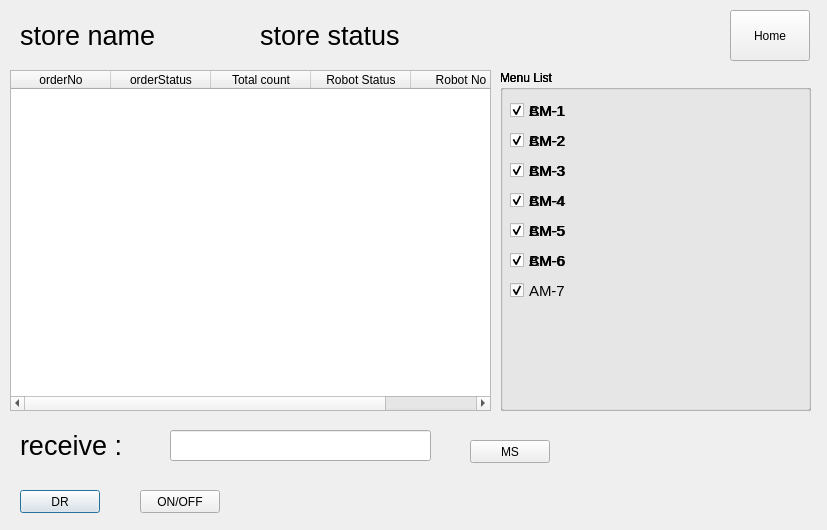
<?xml version="1.0" encoding="UTF-8"?>
<ui version="4.0">
 <class>Dialog</class>
 <widget class="QDialog" name="Dialog">
  <property name="geometry">
   <rect>
    <x>0</x>
    <y>0</y>
    <width>827</width>
    <height>530</height>
   </rect>
  </property>
  <property name="windowTitle">
   <string>Dialog</string>
  </property>
  <widget class="QPushButton" name="DRbtn">
   <property name="geometry">
    <rect>
     <x>20</x>
     <y>490</y>
     <width>80</width>
     <height>23</height>
    </rect>
   </property>
   <property name="text">
    <string>DR</string>
   </property>
  </widget>
  <widget class="QPushButton" name="MSbtn">
   <property name="geometry">
    <rect>
     <x>470</x>
     <y>440</y>
     <width>80</width>
     <height>23</height>
    </rect>
   </property>
   <property name="text">
    <string>MS</string>
   </property>
  </widget>
  <widget class="QPushButton" name="SSbtn">
   <property name="geometry">
    <rect>
     <x>140</x>
     <y>490</y>
     <width>80</width>
     <height>23</height>
    </rect>
   </property>
   <property name="text">
    <string>ON/OFF</string>
   </property>
  </widget>
  <widget class="QLabel" name="label">
   <property name="geometry">
    <rect>
     <x>20</x>
     <y>430</y>
     <width>131</width>
     <height>31</height>
    </rect>
   </property>
   <property name="font">
    <font>
     <pointsize>20</pointsize>
    </font>
   </property>
   <property name="text">
    <string>receive :</string>
   </property>
  </widget>
  <widget class="QLineEdit" name="lineEdit">
   <property name="geometry">
    <rect>
     <x>170</x>
     <y>430</y>
     <width>261</width>
     <height>31</height>
    </rect>
   </property>
   <property name="font">
    <font>
     <pointsize>12</pointsize>
    </font>
   </property>
  </widget>
  <widget class="QPushButton" name="homeBtn">
   <property name="geometry">
    <rect>
     <x>730</x>
     <y>10</y>
     <width>80</width>
     <height>51</height>
    </rect>
   </property>
   <property name="text">
    <string>Home</string>
   </property>
  </widget>
  <widget class="QLabel" name="nameLabel">
   <property name="geometry">
    <rect>
     <x>20</x>
     <y>20</y>
     <width>231</width>
     <height>31</height>
    </rect>
   </property>
   <property name="font">
    <font>
     <pointsize>20</pointsize>
    </font>
   </property>
   <property name="text">
    <string>store name</string>
   </property>
  </widget>
  <widget class="QTableWidget" name="tableWidget">
   <property name="geometry">
    <rect>
     <x>10</x>
     <y>70</y>
     <width>481</width>
     <height>341</height>
    </rect>
   </property>
   <column>
    <property name="text">
     <string>orderNo</string>
    </property>
   </column>
   <column>
    <property name="text">
     <string>orderStatus</string>
    </property>
   </column>
   <column>
    <property name="text">
     <string>Total count</string>
    </property>
   </column>
   <column>
    <property name="text">
     <string>Robot Status</string>
    </property>
   </column>
   <column>
    <property name="text">
     <string>Robot No</string>
    </property>
   </column>
  </widget>
  <widget class="QGroupBox" name="menuListGB1">
   <property name="geometry">
    <rect>
     <x>500</x>
     <y>70</y>
     <width>311</width>
     <height>341</height>
    </rect>
   </property>
   <property name="title">
    <string>Menu List</string>
   </property>
   <widget class="QCheckBox" name="menuCbAM1">
    <property name="geometry">
     <rect>
      <x>10</x>
      <y>30</y>
      <width>291</width>
      <height>21</height>
     </rect>
    </property>
    <property name="font">
     <font>
      <pointsize>11</pointsize>
     </font>
    </property>
    <property name="text">
     <string>AM-1</string>
    </property>
    <property name="checked">
     <bool>true</bool>
    </property>
   </widget>
   <widget class="QCheckBox" name="menuCbAM2">
    <property name="geometry">
     <rect>
      <x>10</x>
      <y>60</y>
      <width>291</width>
      <height>21</height>
     </rect>
    </property>
    <property name="font">
     <font>
      <pointsize>11</pointsize>
     </font>
    </property>
    <property name="text">
     <string>AM-2</string>
    </property>
    <property name="checked">
     <bool>true</bool>
    </property>
   </widget>
   <widget class="QCheckBox" name="menuCbAM3">
    <property name="geometry">
     <rect>
      <x>10</x>
      <y>90</y>
      <width>291</width>
      <height>21</height>
     </rect>
    </property>
    <property name="font">
     <font>
      <pointsize>11</pointsize>
     </font>
    </property>
    <property name="text">
     <string>AM-3</string>
    </property>
    <property name="checked">
     <bool>true</bool>
    </property>
   </widget>
   <widget class="QCheckBox" name="menuCbAM4">
    <property name="geometry">
     <rect>
      <x>10</x>
      <y>120</y>
      <width>291</width>
      <height>21</height>
     </rect>
    </property>
    <property name="font">
     <font>
      <pointsize>11</pointsize>
     </font>
    </property>
    <property name="text">
     <string>AM-4</string>
    </property>
    <property name="checked">
     <bool>true</bool>
    </property>
   </widget>
   <widget class="QCheckBox" name="menuCbAM5">
    <property name="geometry">
     <rect>
      <x>10</x>
      <y>150</y>
      <width>291</width>
      <height>21</height>
     </rect>
    </property>
    <property name="font">
     <font>
      <pointsize>11</pointsize>
     </font>
    </property>
    <property name="text">
     <string>AM-5</string>
    </property>
    <property name="checked">
     <bool>true</bool>
    </property>
   </widget>
   <widget class="QCheckBox" name="menuCbAM6">
    <property name="geometry">
     <rect>
      <x>10</x>
      <y>180</y>
      <width>291</width>
      <height>21</height>
     </rect>
    </property>
    <property name="font">
     <font>
      <pointsize>11</pointsize>
     </font>
    </property>
    <property name="text">
     <string>AM-6</string>
    </property>
    <property name="checked">
     <bool>true</bool>
    </property>
   </widget>
   <widget class="QCheckBox" name="menuCbAM7">
    <property name="geometry">
     <rect>
      <x>10</x>
      <y>210</y>
      <width>291</width>
      <height>21</height>
     </rect>
    </property>
    <property name="font">
     <font>
      <pointsize>11</pointsize>
     </font>
    </property>
    <property name="text">
     <string>AM-7</string>
    </property>
    <property name="checked">
     <bool>true</bool>
    </property>
   </widget>
  </widget>
  <widget class="QLabel" name="statusLabel">
   <property name="geometry">
    <rect>
     <x>260</x>
     <y>20</y>
     <width>231</width>
     <height>31</height>
    </rect>
   </property>
   <property name="font">
    <font>
     <pointsize>20</pointsize>
    </font>
   </property>
   <property name="text">
    <string>store status</string>
   </property>
  </widget>
  <widget class="QGroupBox" name="menuListGB2">
   <property name="geometry">
    <rect>
     <x>500</x>
     <y>70</y>
     <width>311</width>
     <height>341</height>
    </rect>
   </property>
   <property name="title">
    <string>Menu List</string>
   </property>
   <widget class="QCheckBox" name="menuCbBM1">
    <property name="geometry">
     <rect>
      <x>10</x>
      <y>30</y>
      <width>291</width>
      <height>21</height>
     </rect>
    </property>
    <property name="font">
     <font>
      <pointsize>11</pointsize>
     </font>
    </property>
    <property name="text">
     <string>BM-1</string>
    </property>
    <property name="checked">
     <bool>true</bool>
    </property>
   </widget>
   <widget class="QCheckBox" name="menuCbBM2">
    <property name="geometry">
     <rect>
      <x>10</x>
      <y>60</y>
      <width>291</width>
      <height>21</height>
     </rect>
    </property>
    <property name="font">
     <font>
      <pointsize>11</pointsize>
     </font>
    </property>
    <property name="text">
     <string>BM-2</string>
    </property>
    <property name="checked">
     <bool>true</bool>
    </property>
   </widget>
   <widget class="QCheckBox" name="menuCbBM3">
    <property name="geometry">
     <rect>
      <x>10</x>
      <y>90</y>
      <width>291</width>
      <height>21</height>
     </rect>
    </property>
    <property name="font">
     <font>
      <pointsize>11</pointsize>
     </font>
    </property>
    <property name="text">
     <string>BM-3</string>
    </property>
    <property name="checked">
     <bool>true</bool>
    </property>
   </widget>
   <widget class="QCheckBox" name="menuCbBM4">
    <property name="geometry">
     <rect>
      <x>10</x>
      <y>120</y>
      <width>291</width>
      <height>21</height>
     </rect>
    </property>
    <property name="font">
     <font>
      <pointsize>11</pointsize>
     </font>
    </property>
    <property name="text">
     <string>BM-4</string>
    </property>
    <property name="checked">
     <bool>true</bool>
    </property>
   </widget>
   <widget class="QCheckBox" name="menuCbBM5">
    <property name="geometry">
     <rect>
      <x>10</x>
      <y>150</y>
      <width>291</width>
      <height>21</height>
     </rect>
    </property>
    <property name="font">
     <font>
      <pointsize>11</pointsize>
     </font>
    </property>
    <property name="text">
     <string>BM-5</string>
    </property>
    <property name="checked">
     <bool>true</bool>
    </property>
   </widget>
   <widget class="QCheckBox" name="menuCbBM6">
    <property name="geometry">
     <rect>
      <x>10</x>
      <y>180</y>
      <width>291</width>
      <height>21</height>
     </rect>
    </property>
    <property name="font">
     <font>
      <pointsize>11</pointsize>
     </font>
    </property>
    <property name="text">
     <string>BM-6</string>
    </property>
    <property name="checked">
     <bool>true</bool>
    </property>
   </widget>
  </widget>
  <widget class="QGroupBox" name="menuListGB3">
   <property name="geometry">
    <rect>
     <x>500</x>
     <y>70</y>
     <width>311</width>
     <height>341</height>
    </rect>
   </property>
   <property name="title">
    <string>Menu List</string>
   </property>
   <widget class="QCheckBox" name="menuCbCM1">
    <property name="geometry">
     <rect>
      <x>10</x>
      <y>30</y>
      <width>291</width>
      <height>21</height>
     </rect>
    </property>
    <property name="font">
     <font>
      <pointsize>11</pointsize>
     </font>
    </property>
    <property name="text">
     <string>CM-1</string>
    </property>
    <property name="checked">
     <bool>true</bool>
    </property>
   </widget>
   <widget class="QCheckBox" name="menuCbCM2">
    <property name="geometry">
     <rect>
      <x>10</x>
      <y>60</y>
      <width>291</width>
      <height>21</height>
     </rect>
    </property>
    <property name="font">
     <font>
      <pointsize>11</pointsize>
     </font>
    </property>
    <property name="text">
     <string>CM-2</string>
    </property>
    <property name="checked">
     <bool>true</bool>
    </property>
   </widget>
   <widget class="QCheckBox" name="menuCbCM3">
    <property name="geometry">
     <rect>
      <x>10</x>
      <y>90</y>
      <width>291</width>
      <height>21</height>
     </rect>
    </property>
    <property name="font">
     <font>
      <pointsize>11</pointsize>
     </font>
    </property>
    <property name="text">
     <string>CM-3</string>
    </property>
    <property name="checked">
     <bool>true</bool>
    </property>
   </widget>
   <widget class="QCheckBox" name="menuCbCM4">
    <property name="geometry">
     <rect>
      <x>10</x>
      <y>120</y>
      <width>291</width>
      <height>21</height>
     </rect>
    </property>
    <property name="font">
     <font>
      <pointsize>11</pointsize>
     </font>
    </property>
    <property name="text">
     <string>CM-4</string>
    </property>
    <property name="checked">
     <bool>true</bool>
    </property>
   </widget>
   <widget class="QCheckBox" name="menuCbCM5">
    <property name="geometry">
     <rect>
      <x>10</x>
      <y>150</y>
      <width>291</width>
      <height>21</height>
     </rect>
    </property>
    <property name="font">
     <font>
      <pointsize>11</pointsize>
     </font>
    </property>
    <property name="text">
     <string>CM-5</string>
    </property>
    <property name="checked">
     <bool>true</bool>
    </property>
   </widget>
   <widget class="QCheckBox" name="menuCbCM6">
    <property name="geometry">
     <rect>
      <x>10</x>
      <y>180</y>
      <width>291</width>
      <height>21</height>
     </rect>
    </property>
    <property name="font">
     <font>
      <pointsize>11</pointsize>
     </font>
    </property>
    <property name="text">
     <string>CM-6</string>
    </property>
    <property name="checked">
     <bool>true</bool>
    </property>
   </widget>
  </widget>
 </widget>
 <resources/>
 <connections/>
</ui>
